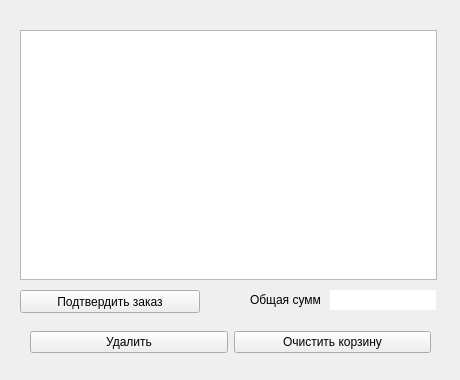
<?xml version="1.0" encoding="UTF-8"?>
<ui version="4.0">
 <class>Cart</class>
 <widget class="QWidget" name="Cart">
  <property name="geometry">
   <rect>
    <x>0</x>
    <y>0</y>
    <width>460</width>
    <height>380</height>
   </rect>
  </property>
  <property name="windowTitle">
   <string>Корзина</string>
  </property>
  <widget class="QTableView" name="tableView">
   <property name="geometry">
    <rect>
     <x>20</x>
     <y>30</y>
     <width>417</width>
     <height>250</height>
    </rect>
   </property>
  </widget>
  <widget class="QWidget" name="layoutWidget">
   <property name="geometry">
    <rect>
     <x>30</x>
     <y>330</y>
     <width>401</width>
     <height>25</height>
    </rect>
   </property>
   <layout class="QHBoxLayout" name="horizontalLayout">
    <item>
     <widget class="QPushButton" name="btn_cart_delete">
      <property name="cursor">
       <cursorShape>PointingHandCursor</cursorShape>
      </property>
      <property name="text">
       <string>Удалить</string>
      </property>
     </widget>
    </item>
    <item>
     <widget class="QPushButton" name="btn_cart_clear">
      <property name="cursor">
       <cursorShape>PointingHandCursor</cursorShape>
      </property>
      <property name="text">
       <string>Очистить корзину</string>
      </property>
     </widget>
    </item>
   </layout>
  </widget>
  <widget class="QLabel" name="label_all_rpice">
   <property name="geometry">
    <rect>
     <x>250</x>
     <y>290</y>
     <width>70</width>
     <height>20</height>
    </rect>
   </property>
   <property name="text">
    <string>Общая сумма:</string>
   </property>
  </widget>
  <widget class="QLineEdit" name="lineEdit">
   <property name="geometry">
    <rect>
     <x>330</x>
     <y>290</y>
     <width>106</width>
     <height>20</height>
    </rect>
   </property>
   <property name="frame">
    <bool>false</bool>
   </property>
  </widget>
  <widget class="QPushButton" name="btn_cart_get_order">
   <property name="geometry">
    <rect>
     <x>20</x>
     <y>290</y>
     <width>180</width>
     <height>23</height>
    </rect>
   </property>
   <property name="cursor">
    <cursorShape>PointingHandCursor</cursorShape>
   </property>
   <property name="text">
    <string>Подтвердить заказ</string>
   </property>
  </widget>
 </widget>
 <resources/>
 <connections/>
</ui>
